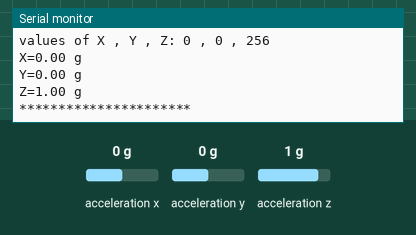
Recording of a sketch running on a simulated Arduino Uno, built with avr-gcc and run on an emulated ATmega328P. Shown: the last lines printed to the serial monitor. Inputs (shaded band) come from the test bench; at power-on: acceleration x 0 g, acceleration y 0 g, acceleration z 1 g.

Above: at 2.2 s.
2.3 s: acceleration x set to -1.4 g
3.8 s: acceleration y set to -1.4 g
At 4.33 s:
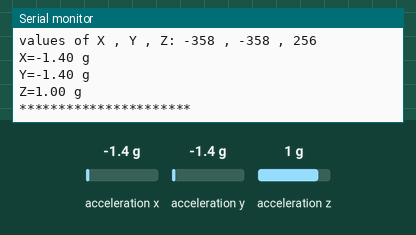
5.3 s: acceleration z set to -1.4 g
At 5.85 s:
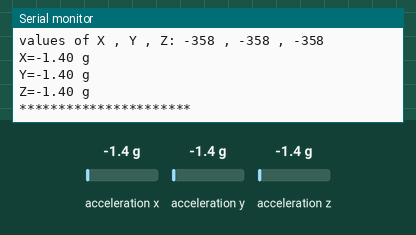

Measured:
- after the input at 3.8 s, the serial monitor: prints a new line after 0.22 s (image 1)
- after the input at 5.3 s, the serial monitor: prints a new line after 0.23 s (image 2)

The sketch:

accelerometer.ino
```cpp
#include <Wire.h>
#include <ADXL345.h> // url:

ADXL345 adxl; // variable adxl is an instance of the ADXL345 library

void setup() {
  Serial.begin(115200);
  while (!Serial) {}
  delay(1000);

  adxl.powerOn();
}

void loop()
{
  // Boring accelerometer stuff
  int x, y, z;
  adxl.readXYZ(&x, &y, &z); //read the accelerometer values and store them in variables  x,y,z

  // Output x,y,z values
  Serial.print("values of X , Y , Z: ");
  Serial.print(x);
  Serial.print(" , ");
  Serial.print(y);
  Serial.print(" , ");
  Serial.println(z);

  double xyz[3];
  adxl.getAcceleration(xyz);

  auto ax = xyz[0];
  auto ay = xyz[1];
  auto az = xyz[2];
  Serial.print("X=");
  Serial.print(ax);
  Serial.println(" g");
  Serial.print("Y=");
  Serial.print(ay);
  Serial.println(" g");
  Serial.print("Z=");
  Serial.print(az);
  Serial.println(" g");
  Serial.println("**********************");

  delay(500);
}
```
